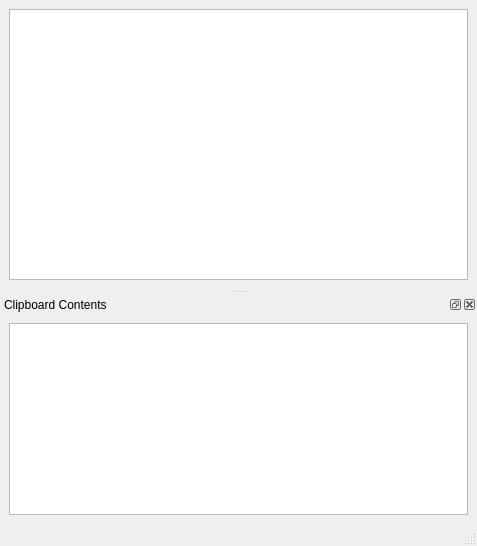
<?xml version="1.0" encoding="UTF-8"?>
<ui version="4.0">
 <class>MainWindow</class>
 <widget class="QMainWindow" name="MainWindow">
  <property name="geometry">
   <rect>
    <x>0</x>
    <y>0</y>
    <width>477</width>
    <height>546</height>
   </rect>
  </property>
  <property name="windowTitle">
   <string>Text Editor</string>
  </property>
  <widget class="QWidget" name="centralwidget">
   <layout class="QVBoxLayout" name="verticalLayout_2">
    <item>
     <widget class="QTextEdit" name="textEdit"/>
    </item>
   </layout>
  </widget>
  <widget class="QMenuBar" name="menubar">
   <property name="geometry">
    <rect>
     <x>0</x>
     <y>0</y>
     <width>477</width>
     <height>25</height>
    </rect>
   </property>
  </widget>
  <widget class="QStatusBar" name="statusbar"/>
  <widget class="QDockWidget" name="dockWidget">
   <property name="windowTitle">
    <string>Clipboard Contents</string>
   </property>
   <attribute name="dockWidgetArea">
    <number>8</number>
   </attribute>
   <widget class="QWidget" name="dockWidgetContents">
    <layout class="QVBoxLayout" name="verticalLayout">
     <item>
      <widget class="QTextEdit" name="clipboardContentsEdit">
       <property name="textInteractionFlags">
        <set>Qt::TextSelectableByKeyboard|Qt::TextSelectableByMouse</set>
       </property>
      </widget>
     </item>
    </layout>
   </widget>
  </widget>
 </widget>
 <resources/>
 <connections/>
</ui>
